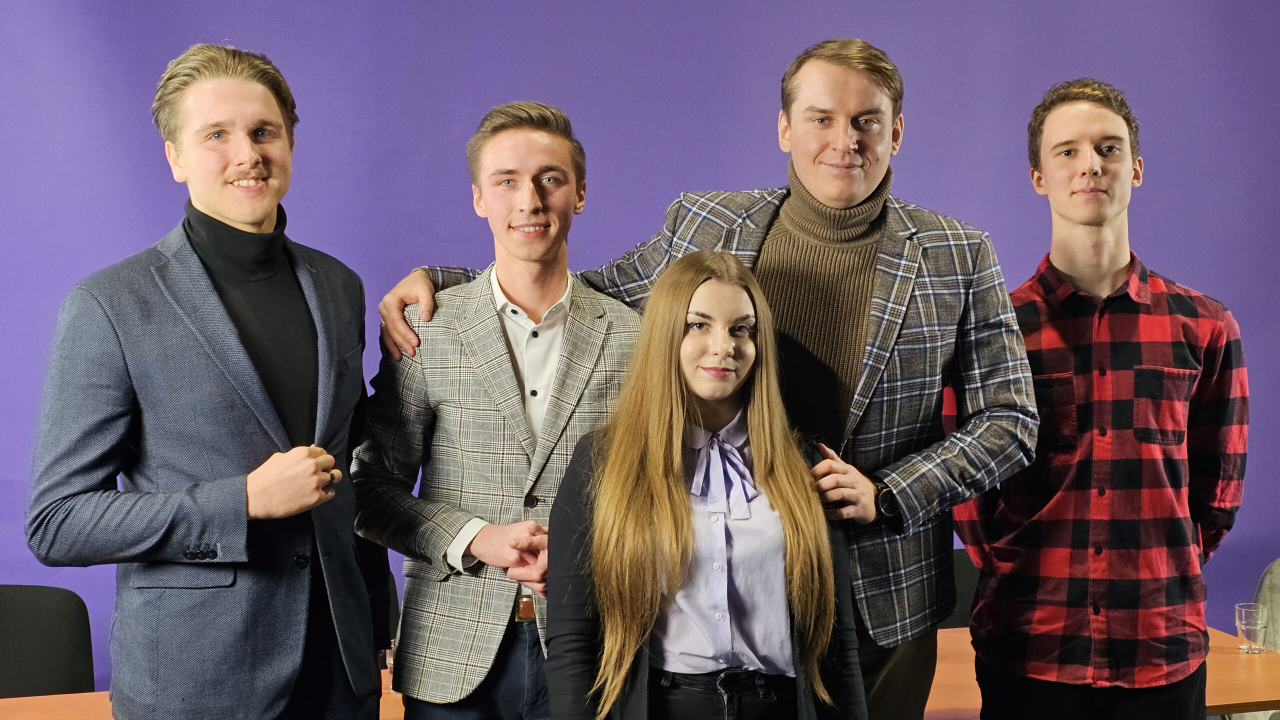
#> input picture input.jpg, 2560 x 1440 px (shown at 1/2 size)
$ python -i wykrywanie-krzysiek.py   (imports and definitions only)
#> lines starting #> are read from the running program, lines starting #| are printed output that depends on the picture; after the words box and inside, x2 and y2 are one past the last pixel; in counts of white or black regions, pixels touching at a corner belong together
#> further down, picture is the input picture: shape (1440, 2560, 3); mean B, G, R 105.2, 91.5, 107.8
import numpy as np
import cv2
import urllib.request
from flask import Flask, request, jsonify, Response, render_template_string

# [1 line not run here, left out]


def count_people(image):

    blurred_image = cv2.GaussianBlur(image, (5, 5), 0)


    gray_image = cv2.cvtColor(blurred_image, cv2.COLOR_BGR2GRAY)
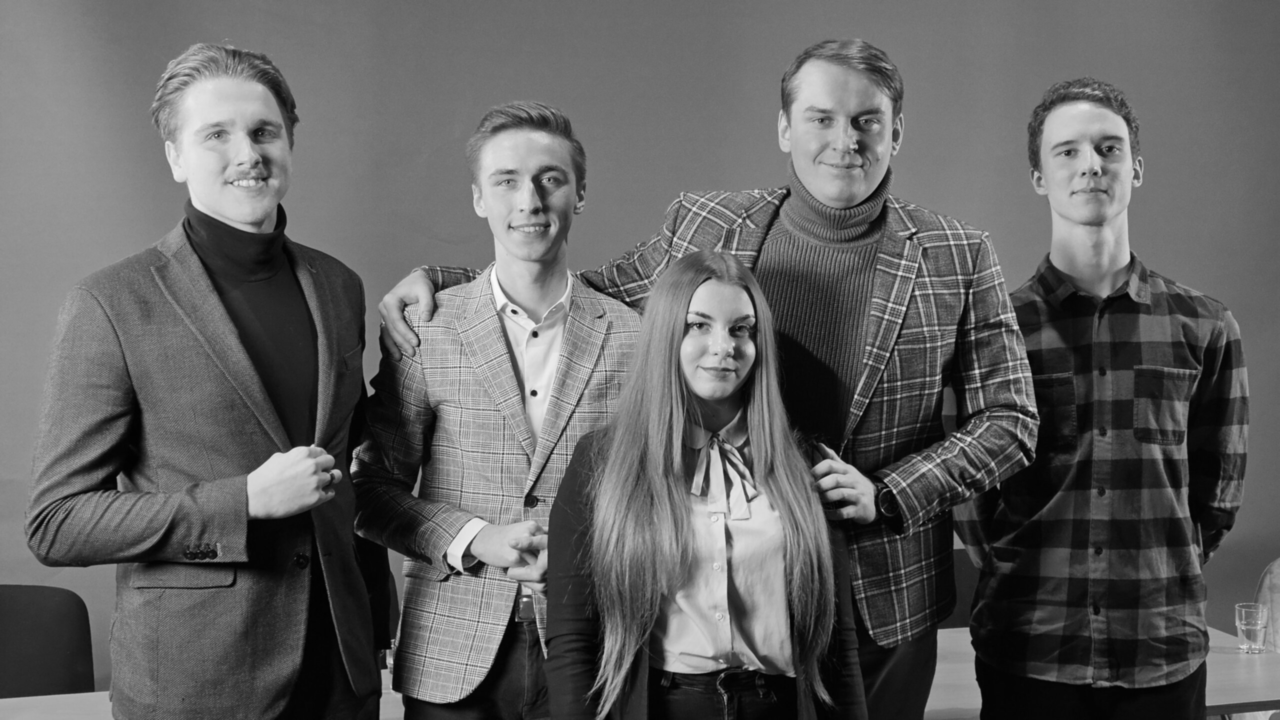
#> gray_image: shape (1440, 2560) (shown at 1/2 size); min 1, max 251, mean 97.9


    equalized_image = cv2.equalizeHist(gray_image)
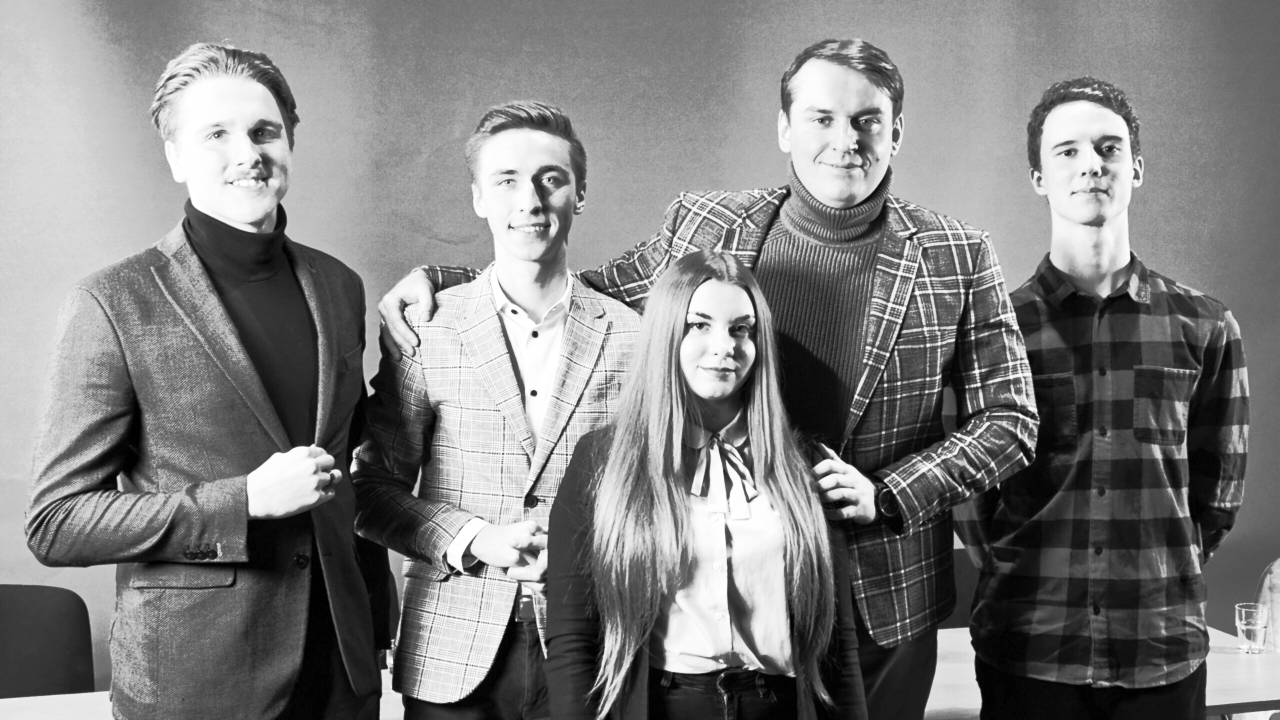
#> equalized_image: shape (1440, 2560) (shown at 1/2 size); min 0, max 255, mean 128.4


    hog = cv2.HOGDescriptor()
    hog.setSVMDetector(cv2.HOGDescriptor_getDefaultPeopleDetector())


    boxes, _ = hog.detectMultiScale(equalized_image, winStride=(8, 8))
#> boxes = [[1910, 711, 69, 138], [2300, 729, 73, 146], [1366, 858, 81, 161], [1439, 861, 91, 182], [1109, 226, 103, 205], [768, 493, 130, 260]]


    for (x, y, w, h) in boxes:
        cv2.rectangle(image, (x, y), (x + w, y + h), (0, 255, 0), 2)
#> this loop made 6 passes
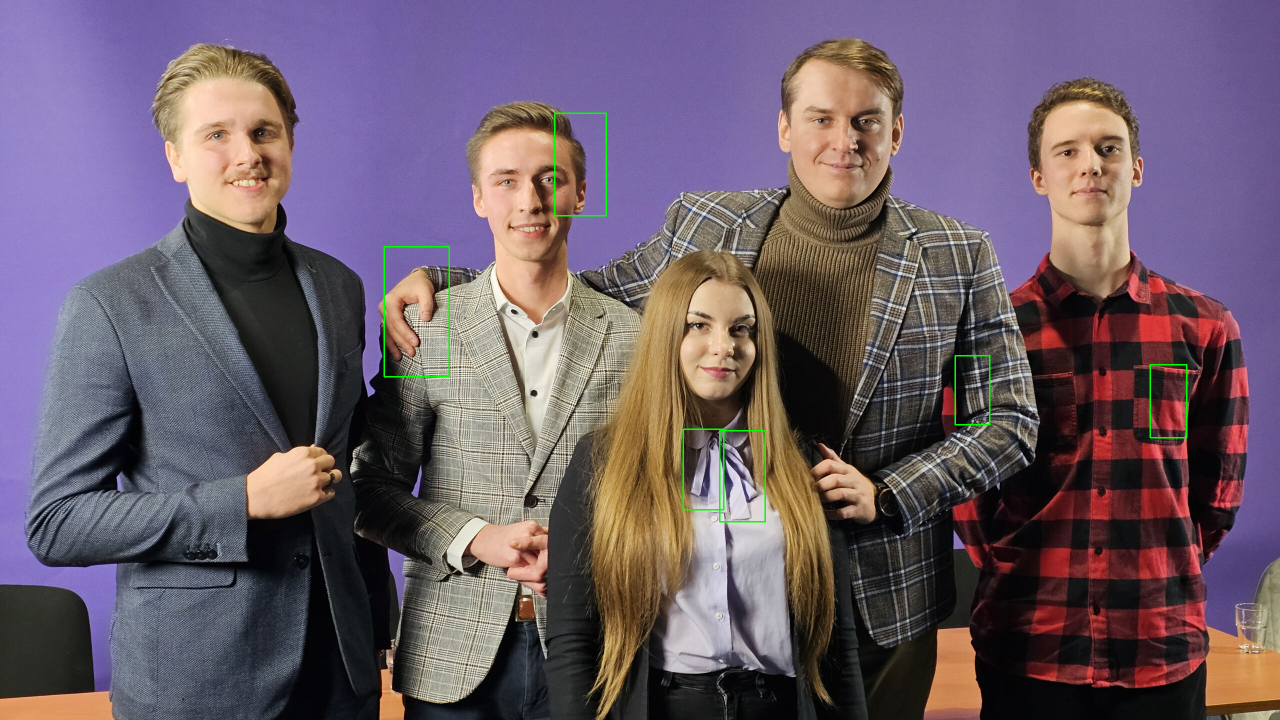
#> image: shape (1440, 2560, 3) (shown at 1/2 size); 0.27% of pixels changed, all inside (x1, y1, x2, y2) = (767, 225, 2375, 1045)

    return len(boxes), image


# [79 lines left out: functions read_image_from_url, index, count_people_from_disk, count_people_from_url, count_people_from_upload, not called in this run]


# [2 lines not run here, left out]

>>> import cv2
>>> picture = cv2.imread('input.jpg')
>>> result = count_people(picture)
